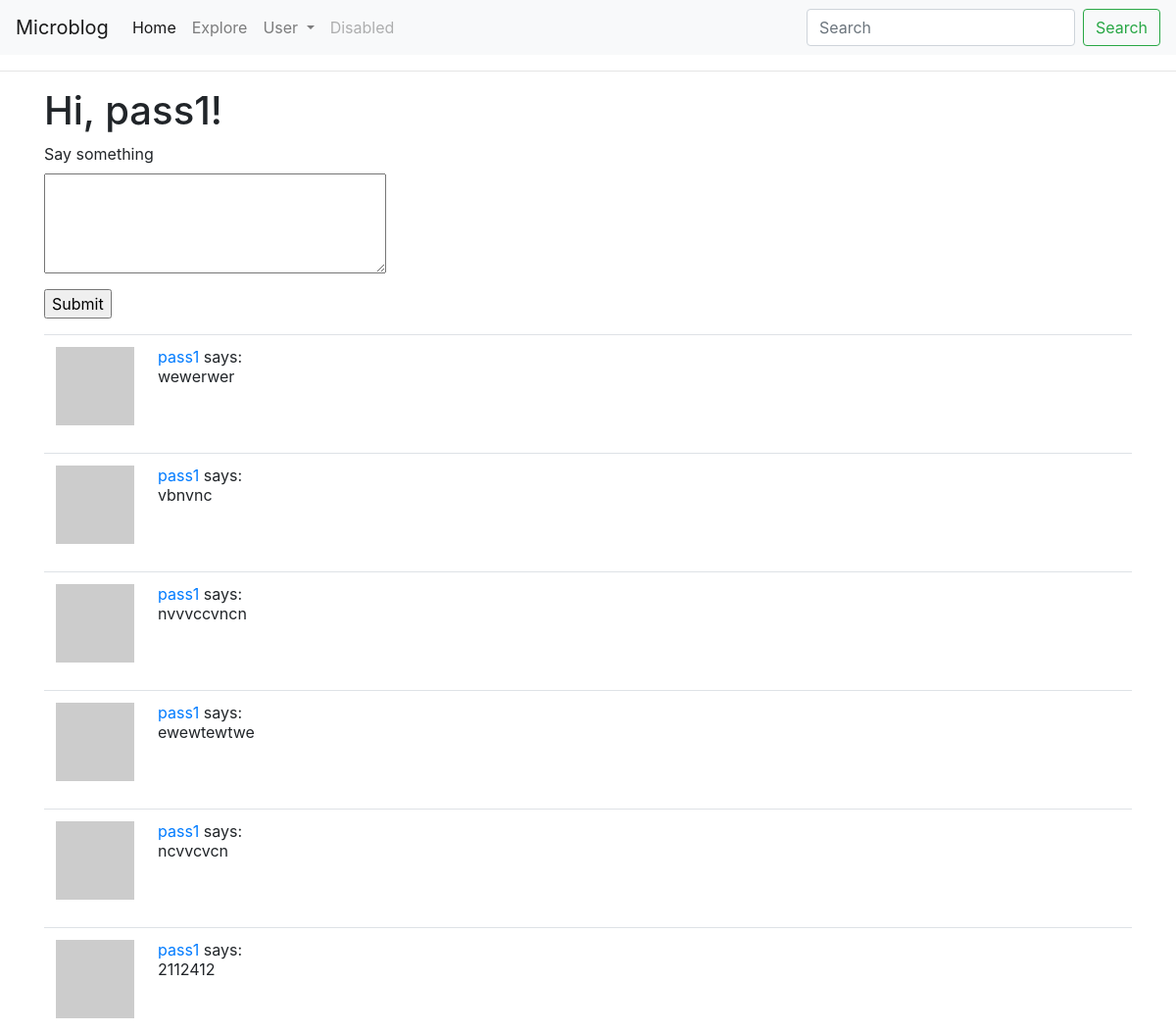
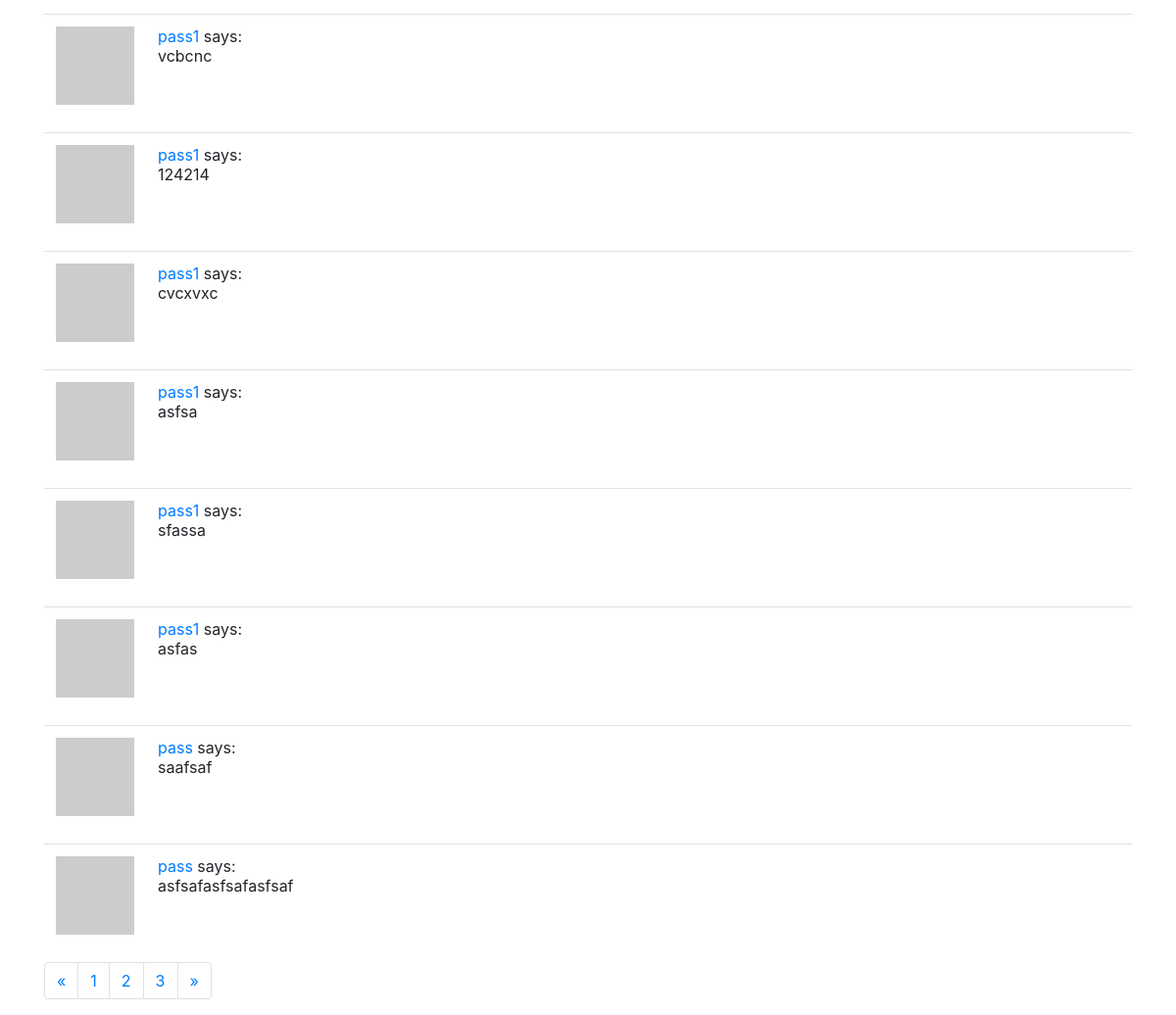
Page /index (signed in) on the committed database (2 pictures, top to bottom).
### app/models.py (models this page shows, shortened)
class User(UserMixin, db.Model):
    id = db.Column(db.Integer, primary_key=True)
    username = db.Column(db.String(64), index=True, unique=True)
    email = db.Column(db.String(120), index=True, unique=True)
    password_hash = db.Column(db.String(128))
    about_me = db.Column(db.String(140))
    last_seen = db.Column(db.DateTime, default=datetime.utcnow)
    posts = db.relationship("Post", backref="author", lazy="dynamic")
    followed = db.relationship(
        'User', secondary=followers,
        primaryjoin=(followers.c.follower_id == id),
        secondaryjoin=(followers.c.followed_id == id),
        backref=db.backref('followers', lazy='dynamic'), lazy='dynamic')
    def avatar(self, size):
        digest = md5(self.email.lower().encode('utf-8')).hexdigest()
        return "https://www.gravatar.com/avatar/{}?d=identicon&s={}".format(digest, size)
    def followed_posts(self):
        followed = Post.query.join(
            followers, (followers.c.followed_id == Post.user_id)).filter(
                followers.c.follower_id == self.id)
        own = Post.query.filter_by(user_id=self.id)
        return followed.union(own).order_by(Post.timestamp.desc())

class Post(db.Model):
    id = db.Column(db.Integer, primary_key=True)
    body = db.Column(db.String(140))
    timestamp = db.Column(db.DateTime, index=True, default = datetime.utcnow)
    user_id = db.Column(db.Integer, db.ForeignKey("user.id"))

### app/routes.py (the view)
@app.route('/', methods=['POST', 'GET'])
@app.route('/index', methods=['POST', 'GET'])
@login_required
def index():
    form = PostForm()
    if form.validate_on_submit():
        post = Post(body=form.post.data, author=current_user)
        db.session.add(post)
        db.session.commit()
        return redirect(url_for("index"))
    page = request.args.get('page', 1, type=int)
    posts = (current_user.followed_posts()).paginate(
        page, app.config['POSTS_PER_PAGE'], False)
    next_url = url_for("index", page=posts.next_num) if posts.has_next else None
    prev_url = url_for("index", page=posts.prev_num) if posts.has_prev else None
    return render_template('index.html', title='Home', form=form,
                           posts=posts.items, next_url=next_url, prev_url=prev_url)

### app/forms.py
class PostForm(FlaskForm):
    post = TextAreaField("Say something", validators=[DataRequired(), Length(max=140)])
    submit = SubmitField("Submit")

### app/models.py (called while the page is built)
@login.user_loader
def load_user(id):
    return User.query.get(int(id))

### app/routes.py (called while the page is built)
@app.before_request
def before_request():
    if current_user.is_authenticated:
        current_user.last_seen = datetime.utcnow()
        db.session.commit()

### app/templates/index.html (shortened to what this page needs)
{% extends "base.html" %}
{% block content %}
    <h1>Hi, {{ current_user.username }}!</h1>
    {%if form %}
    <form action="" method="POST">
        <p>
            {{form.post.label}} <br>
            {{form.post(cols=32, rows =4)}}<br>
        </p>
        {{ form.submit()}}
    </form>
    {%endif%}
    {% for post in posts %}
        {% include "_post.html" %}
    {% endfor %}
    <ul class="pagination">
        <li class="page-item">
            <a class="page-link" href="#" aria-label="Previous">
            <span aria-hidden="true">&laquo;</span>
            </a>
        </li>
        <li class="page-item"><a class="page-link" href="#">1</a></li>
        <li class="page-item"><a class="page-link" href="#">2</a></li>
        <li class="page-item"><a class="page-link" href="#">3</a></li>
        <li class="page-item">
            <a class="page-link" href="#" aria-label="Next">
            <span aria-hidden="true">&raquo;</span>
            </a>
        </li>
        </ul>
{% endblock %}

### app/templates/_post.html
<table class="table table-hover">
        <tr>
            <td width="70px">
                <a href="{{ url_for('user', username=post.author.username) }}">
                    <img src="{{ post.author.avatar(70) }}" />
                </a>
            </td>
            <td>
                <a href="{{ url_for('user', username=post.author.username) }}">
                    {{ post.author.username }}
                </a>
                says:
                <br>
                {{ post.body }}
            </td>
        </tr>
    </table>

### rows in the picture
User: username "pass1"
Post: author.username "pass1", body "wewerwer"
Post: author.username "pass1", body "vbnvnc"
Post: author.username "pass1", body "nvvvccvncn"
Post: author.username "pass1", body "ewewtewtwe"
Post: author.username "pass1", body "ncvvcvcn"
Post: author.username "pass1", body "2112412"
Post: author.username "pass1", body "vcbcnc"
Post: author.username "pass1", body "124214"
Post: author.username "pass1", body "cvcxvxc"
Post: author.username "pass1", body "asfsa"
Post: author.username "pass1", body "sfassa"
Post: author.username "pass1", body "asfas"
Post: author.username "pass", body "saafsaf"
Post: author.username "pass", body "asfsafasfsafasfsaf"
